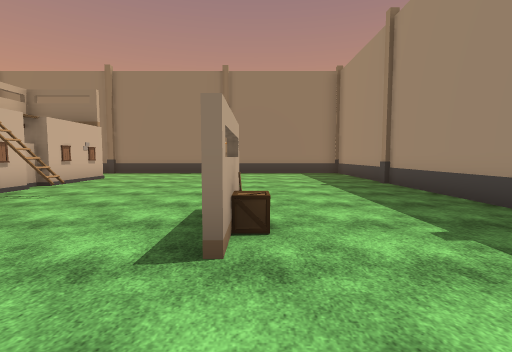
view 1 (above)

23 first-person views from a walk through a Unity game level. The camera is 1.5 m above the floor, tilts 4° down and sees 85° across. The floor is counted in squares, 2 m on a side. Each view is taken from the middle of a square. On the plan, view 1 faces up. The plan holds only what a view shows up to about 10 squares ahead; the rest is blank. The place goes on beyond the plan. The player is left out. Some surface patterns are stand-ins.

view 2
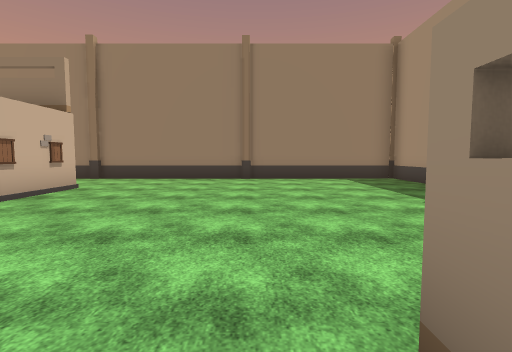

view 3
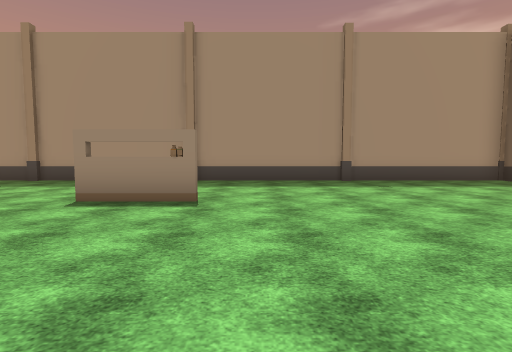

view 4
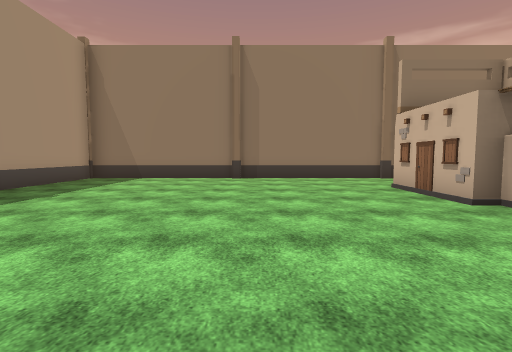

view 5
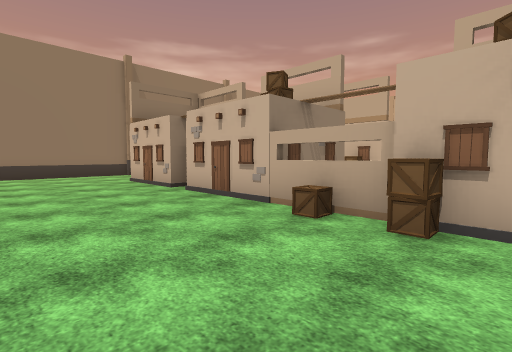

view 6
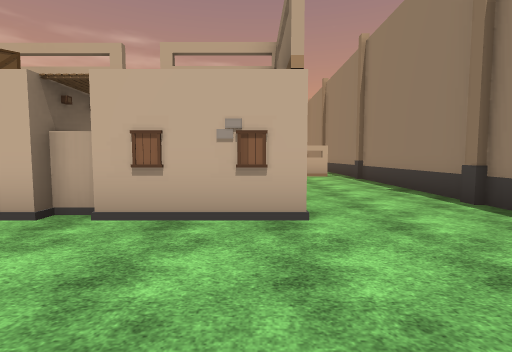

view 7
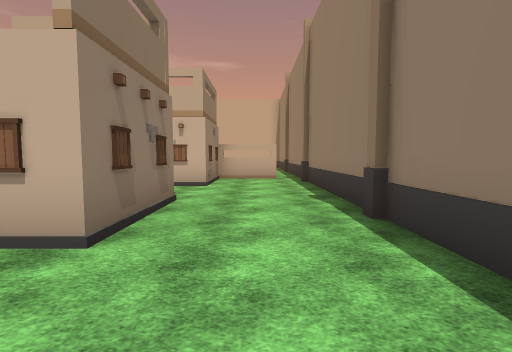

view 8
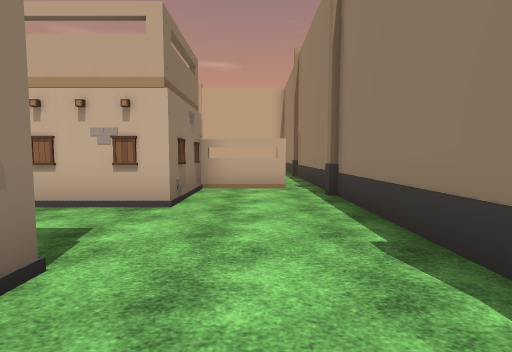

view 9
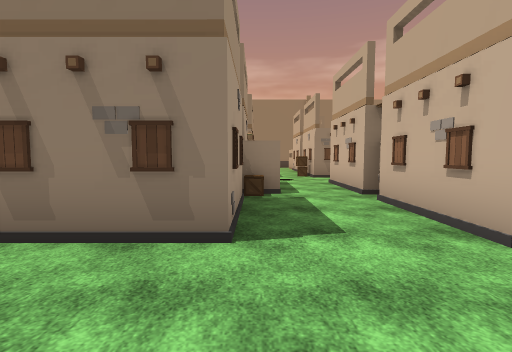

view 10
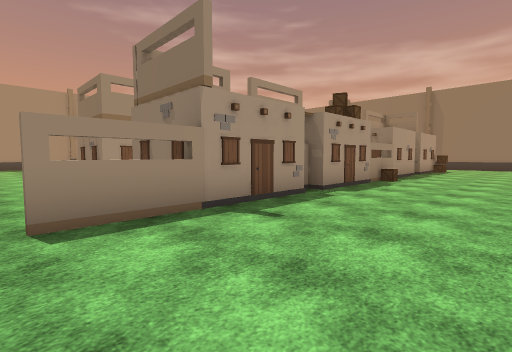

view 11
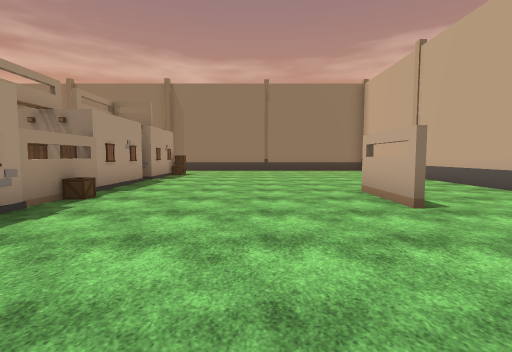

view 12
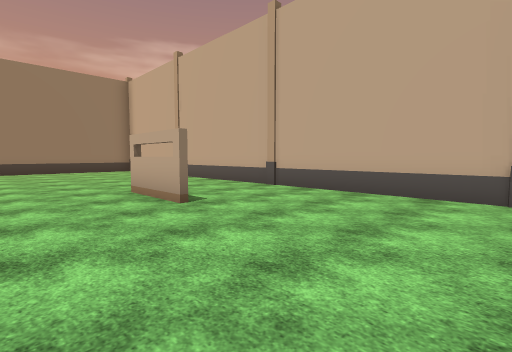

view 13
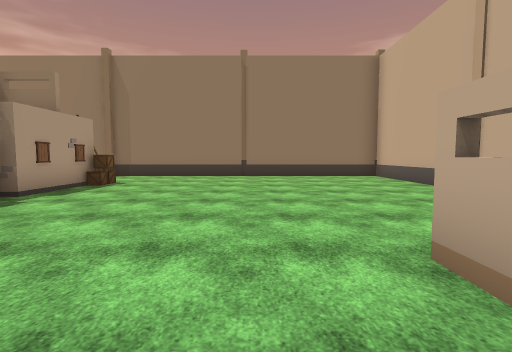

view 14
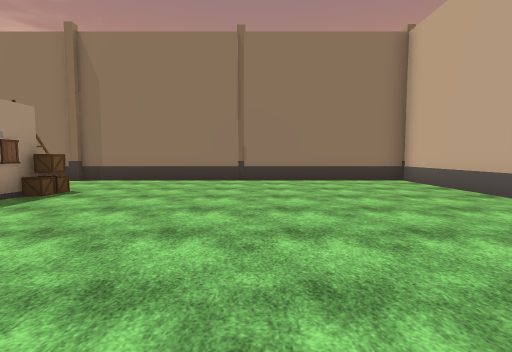

view 15
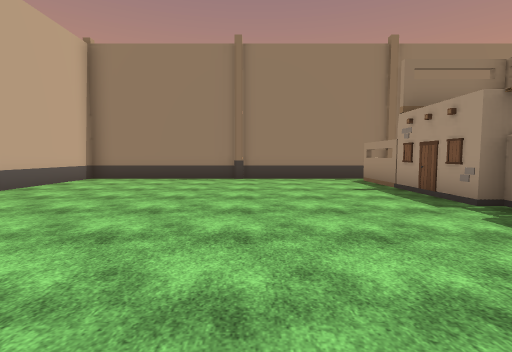

view 16
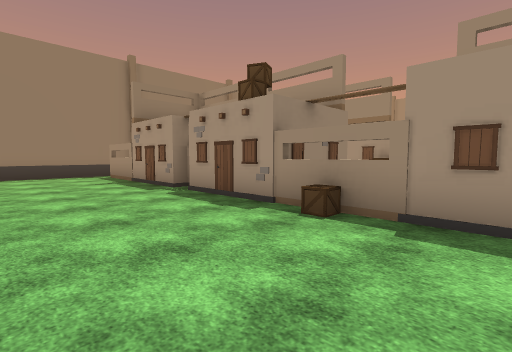

view 17
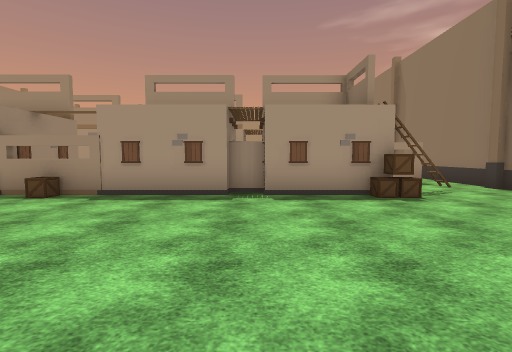

view 18
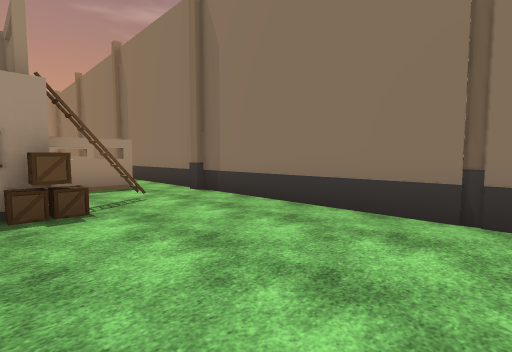

view 19
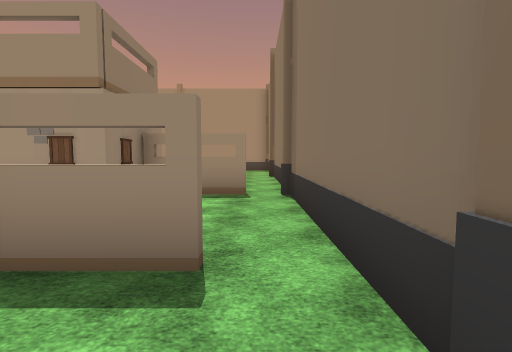

view 20
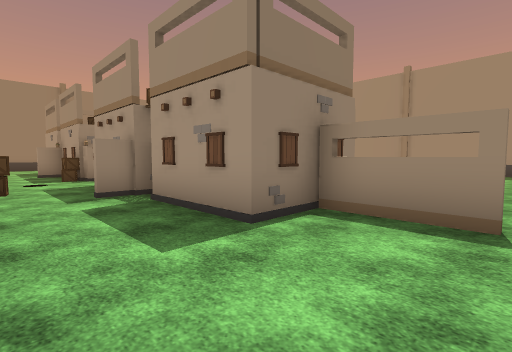

view 21
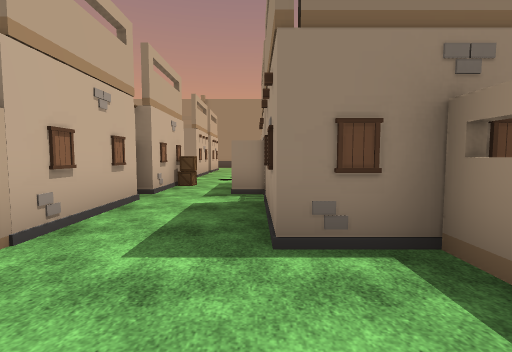

view 22
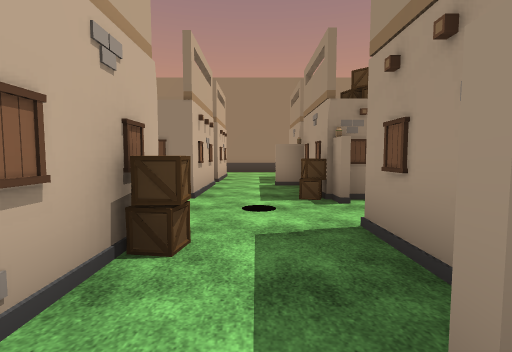

view 23
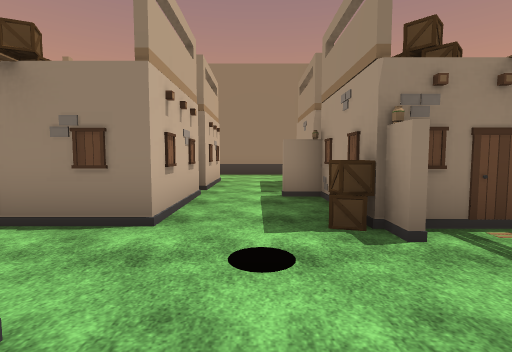

### Floor plan
Key: @ floor where view 1 was taken; # wall or solid block; x gap in a wall; . floor; = window, fence, low wall or low ledge; B building; A box.
Columns run from 22 left of view 1 to 4 right of it. Each row starts with its distance up from view 1.
 13 ###########################
 12 #.........................#
 11 #.........=...............#
 10 #.........##..............#
  9 #......... ##.B###........#
  8 #........B  #.####........#
  7 #.........# ..A #.........#
  6 #.........# B.B ##........#
  5 #.........# #.#####.......#
  4 #...#.....###.A##A.... ...#
  3 #.. #....A=......A....A...#
  2 #.........###.####........#
  1 #.........# A.## .........#
  0 #.........# B.B# .....@...#
 -1 #.........B #.. #.........#
 -2 #.........###.#  B........#
 -3 #........A###.## .........#
 -4 #........A..#..##.........#
 -5 #.........#.=...=.........#
 -6 #...............x.........#
 -7 ###########################

Positions as (right, up) in squares from view 1, and headings:
1: (0, 0), facing up
2: (-1, 3), facing up
3: (-5, 1), facing right
4: (-2, 3), facing down
5: (-2, 5), facing down-left
6: (-2, 9), facing left
7: (-3, 11), facing left
8: (-6, 11), facing left
9: (-8, 12), facing down
10: (-16, 12), facing down-right
11: (-16, 8), facing down
12: (-16, 8), facing down-left
13: (-17, 4), facing down
14: (-17, 2), facing down
15: (-16, 3), facing up
16: (-16, 1), facing up-right
17: (-18, -1), facing right
18: (-17, -3), facing down-right
19: (-12, -6), facing right
20: (-10, -6), facing up-right
21: (-8, -6), facing up
22: (-9, -1), facing up
23: (-9, 1), facing up
